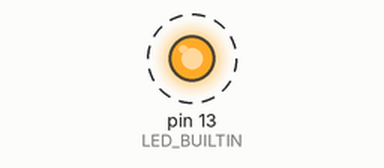
Recording of a sketch running on a simulated Arduino Uno, built with avr-gcc and run on an emulated ATmega328P. Shown: output pins drawn as LEDs (lit = HIGH). Dashed ring = blinking.

Above: at 0.15 s.
Timing chart, 0 to 3.0 s (numbered marks = the images above):
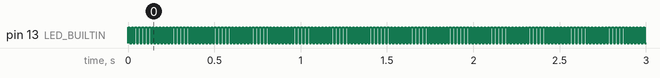

Measured:
- by itself, pin 13 (LED_BUILTIN): alternates HIGH for 0.01 s and LOW for 0.01 s

The sketch:

Wire_RequestFrom.ino
```cpp
#include <Wire.h>

struct Data
{
  int steering;
  int throttle;
  int motor;
  int servo;
};

Data myData;

void setup()
{
  pinMode(LED_BUILTIN, OUTPUT);
  Serial.begin(115200);
  Wire.begin(4);
  Wire.onReceive(receiveEvent);
  // Wire.onRequest(requestEvent);
}

int x;

void loop(){
  digitalWrite(LED_BUILTIN, HIGH);
  delay(10); // Wait for 1000 millisecond(s)
  digitalWrite(LED_BUILTIN, LOW);
  delay(10); // Wait for 1000 millisecond(s)

// Wire.beginTransmission(8); // transmit to device #8
// Wire.write((byte *)&myData, sizeof myData);              // sends one byte
// Wire.endTransmission();    // stop transmitting

//  Wire.requestFrom(8, sizeof(myData));
//  while (Wire.available()) {
//     Wire.readBytes((byte*)&myData, sizeof(myData));
//     Serial.print( myData.led1);
//   }
//   Serial.println();

  x++;

}

void receiveEvent(int howMany) {
  while (Wire.available()) {
    Wire.readBytes((byte*)&myData, sizeof(myData));
    Serial.print( myData.steering);
    Serial.print( " " );
    Serial.print( myData.throttle);
  }
  Serial.println();
}

// void requestEvent() {
//  //Wire.write("111222333444555666777888999");  /*send string on request */
//  Wire.write((byte *)&myData, sizeof myData);  /*send string on request */
// }
```
